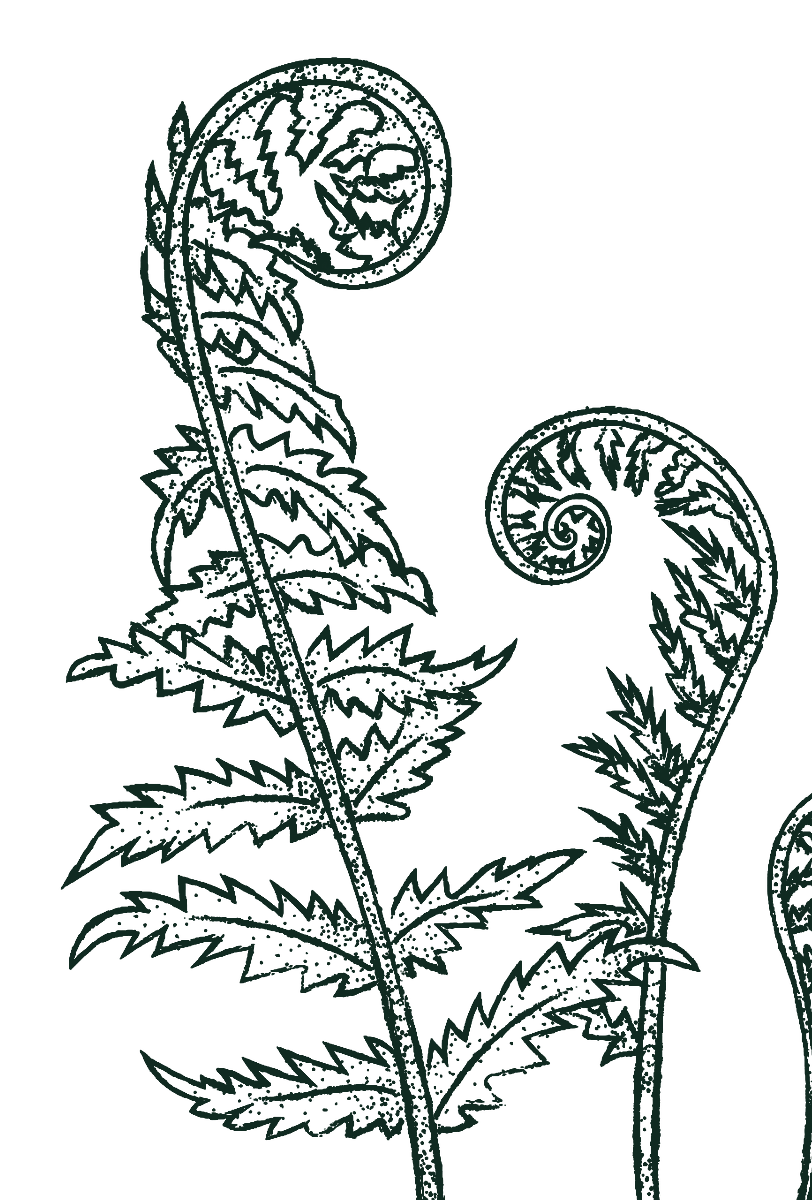
#> input picture assets/img/ilustracije/bujad.png, 812 x 1200 px; its folder holds only this picture in this run
$ python boost_alpha.py
#> lines starting #> are read from the running program, lines starting #| are printed output that depends on the picture
from PIL import Image
import glob

# boost line-art contrast a little
for p in glob.glob('assets/img/ilustracije/*.png'):
    im = Image.open(p).convert('RGBA')
#> im is the input picture: PIL image 812x1200 RGBA; mean R, G, B, A 3.2, 8.6, 6.6, 43.4
    r, g, b, a = im.split()
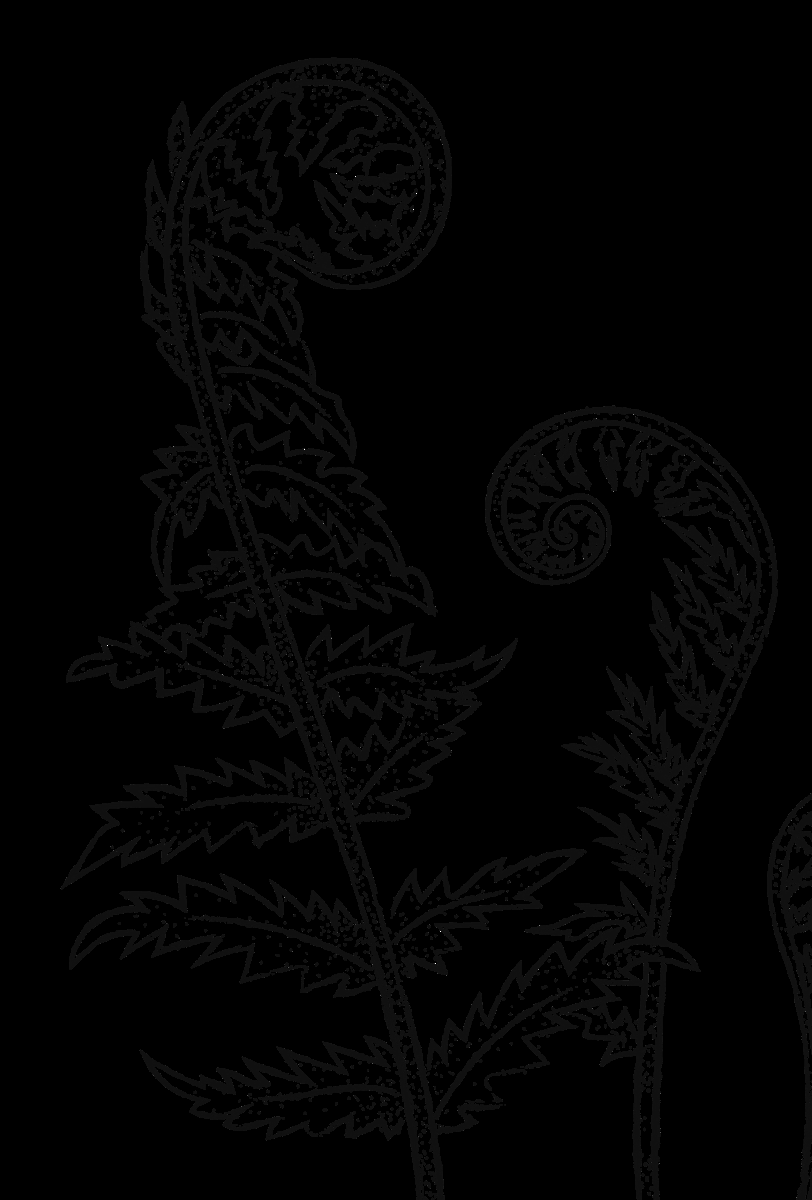
#> r: PIL image 812x1200 L; min 0, max 255, mean 3.2
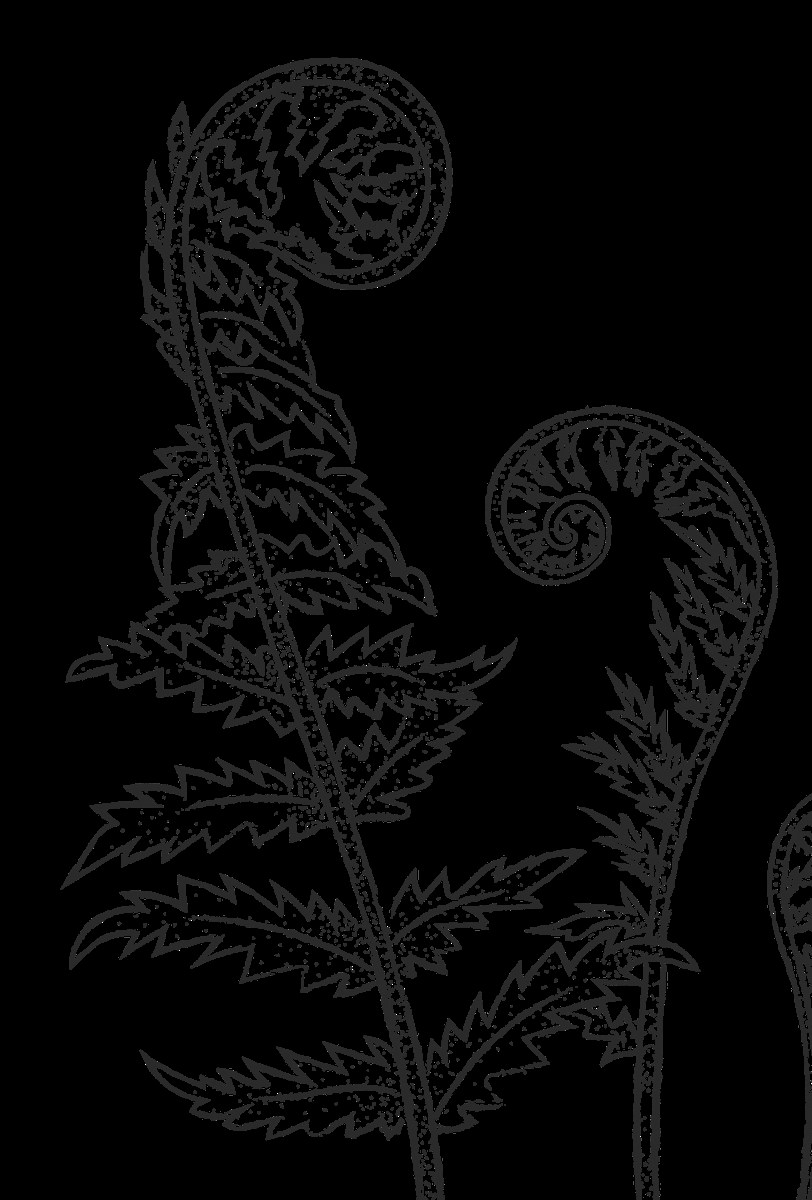
#> g: PIL image 812x1200 L; min 0, max 255, mean 8.6
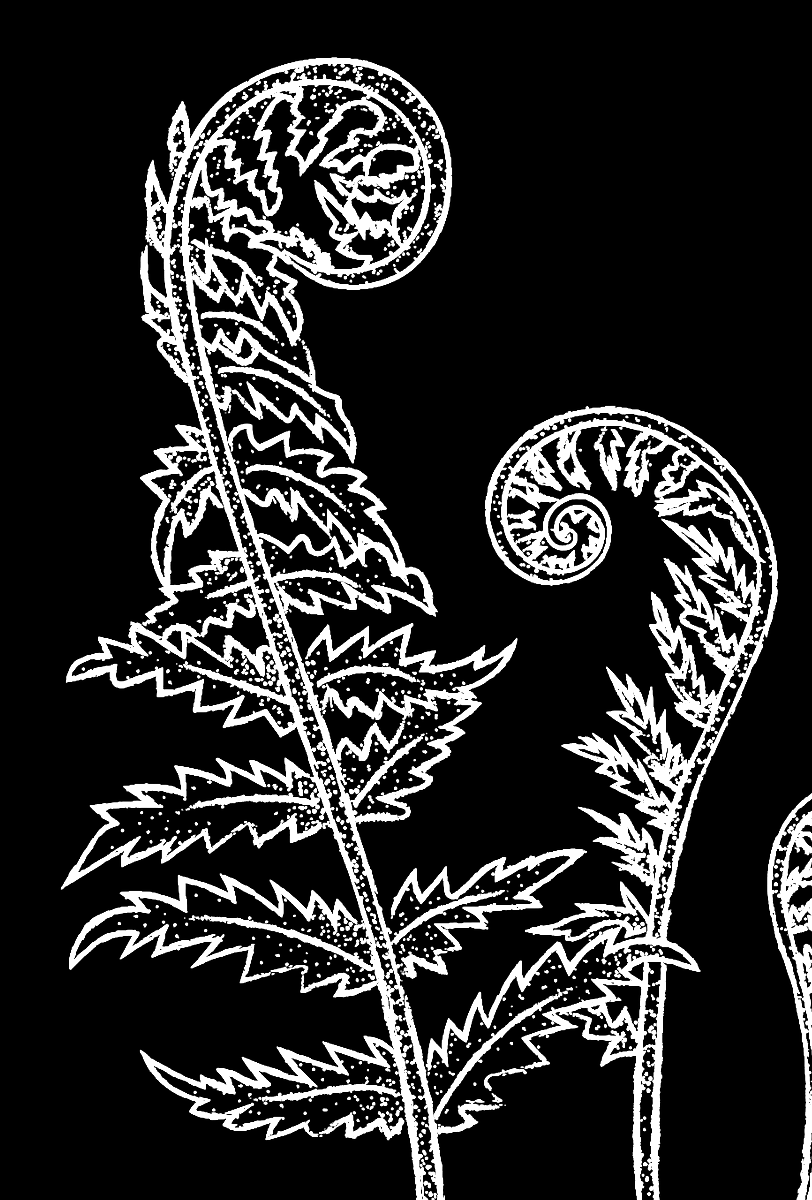
#> a: PIL image 812x1200 L; min 0, max 255, mean 43.4
    a = a.point(lambda v: min(255, int(v * 1.28)))
    im = Image.merge('RGBA', (r, g, b, a))
    im.save(p)
print('boosted', len(glob.glob('assets/img/ilustracije/*.png')))

$ run again, on assets/img/ilustracije/granit.png
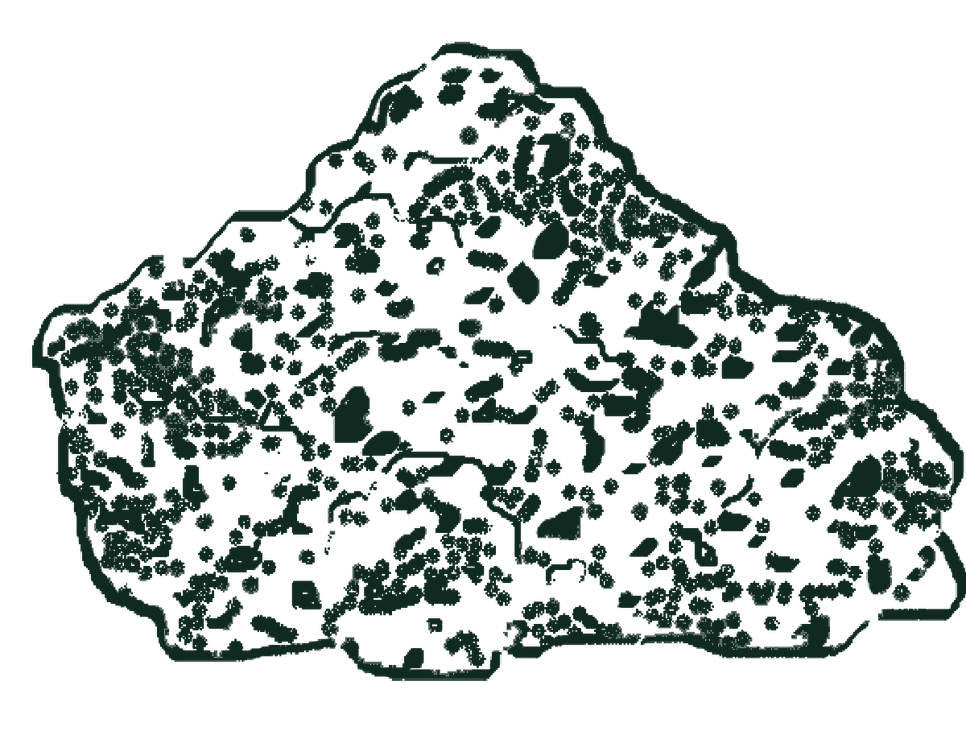
#> input picture assets/img/ilustracije/granit.png, 966 x 731 px, shrunk from 1200 x 908 before the run
#> im is the input picture: PIL image 966x731 RGBA; mean R, G, B, A 4.8, 13.1, 10.3, 61.2
#> `r, g, b, a = im.split()`:
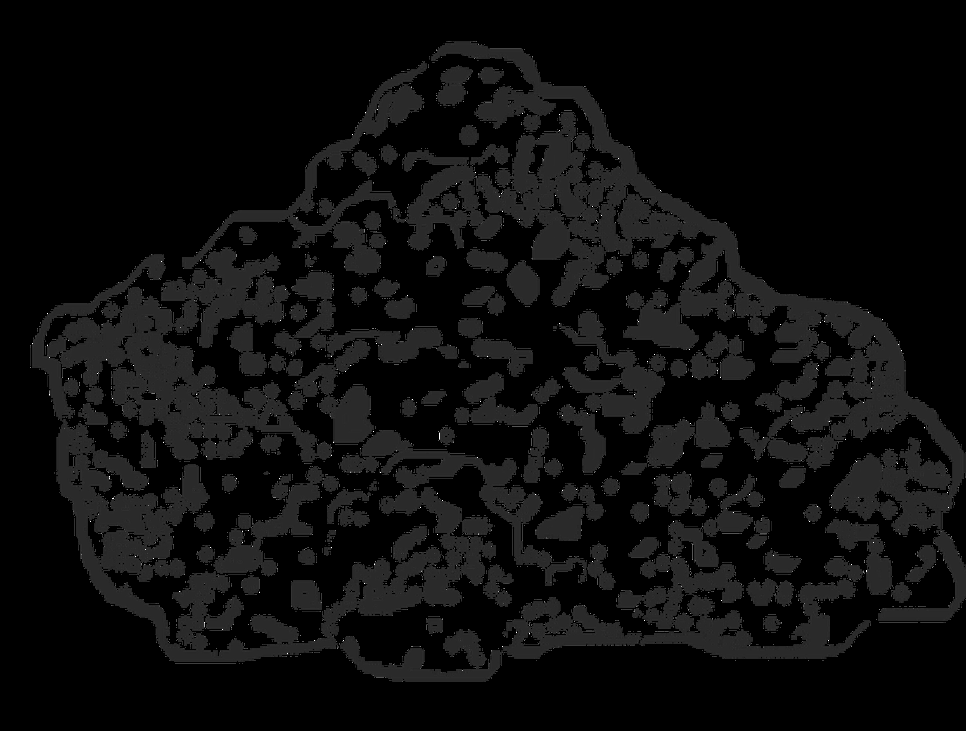
#> g: PIL image 966x731 L; min 0, max 255, mean 13.1
#> `a = a.point(lambda v: min(255, int(v * 1.28)))`:
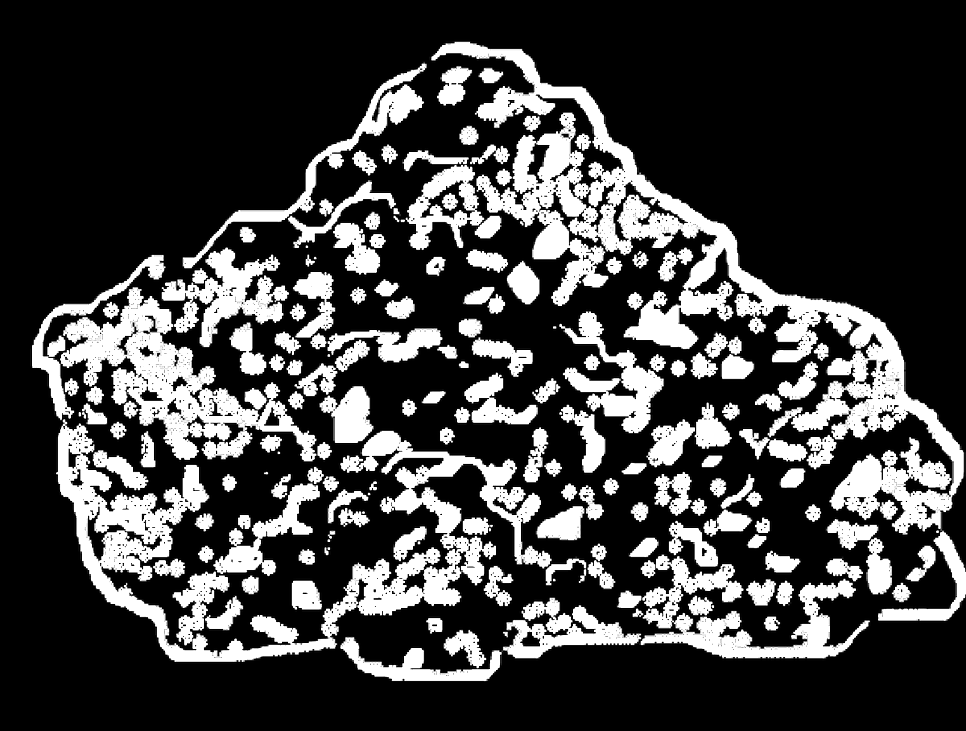
#> a: PIL image 966x731 L; min 0, max 255, mean 64.2

$ run again, on assets/img/ilustracije/hrast-grana.png
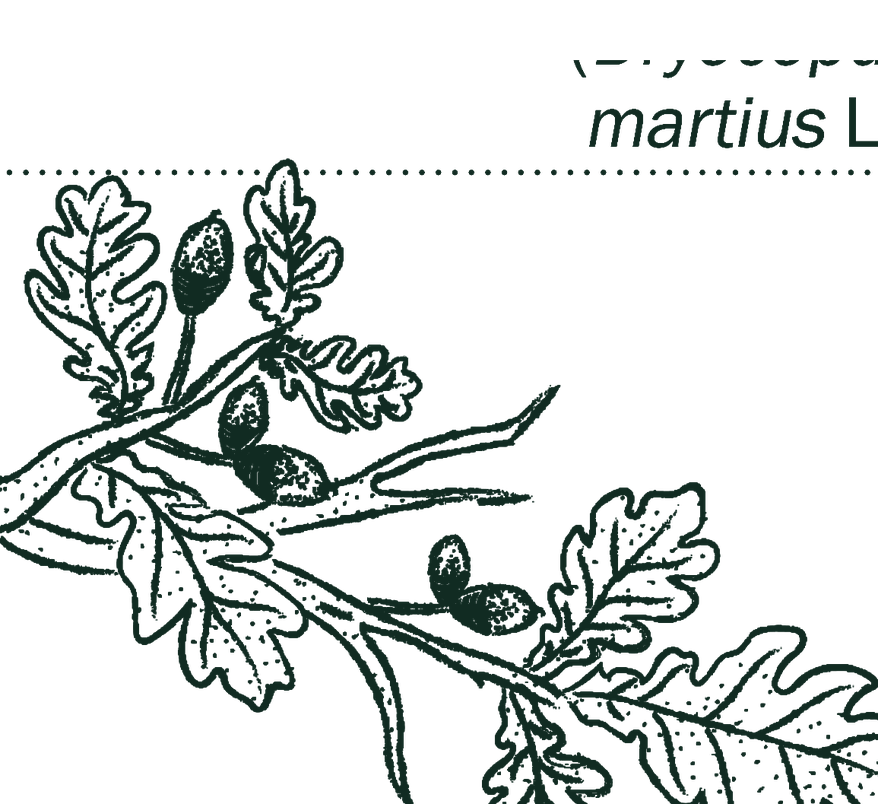
#> input picture assets/img/ilustracije/hrast-grana.png, 878 x 804 px, shrunk from 1155 x 1057 before the run
#> im is the input picture: PIL image 878x804 RGBA; mean R, G, B, A 3.2, 9, 6.9, 40.1
#> `r, g, b, a = im.split()`:
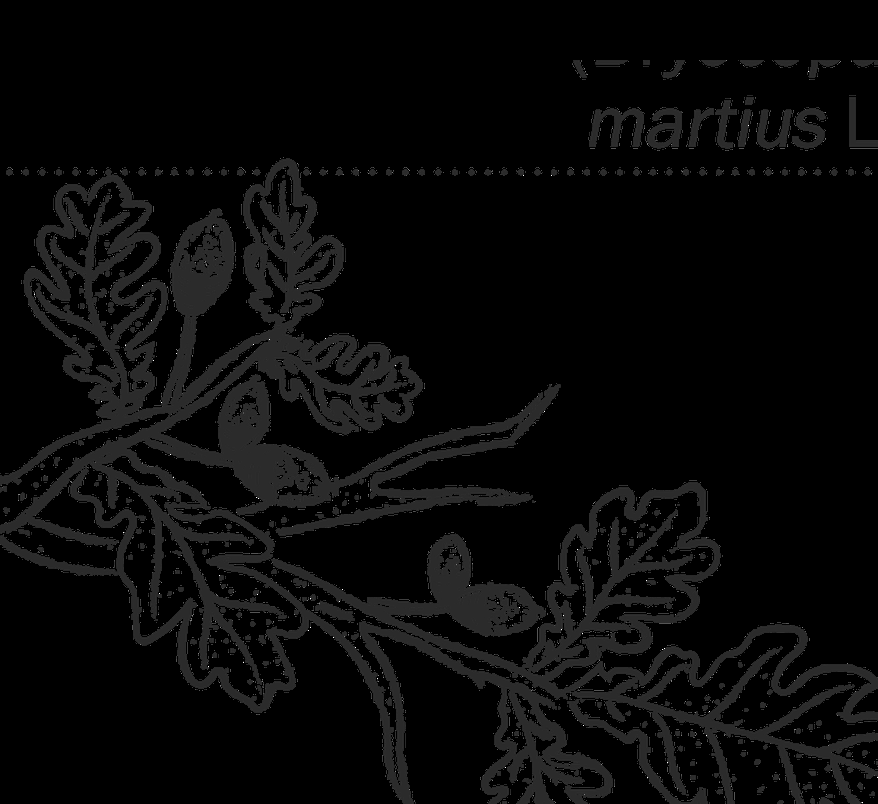
#> g: PIL image 878x804 L; min 0, max 255, mean 9
#> `r, g, b, a = im.split()`:
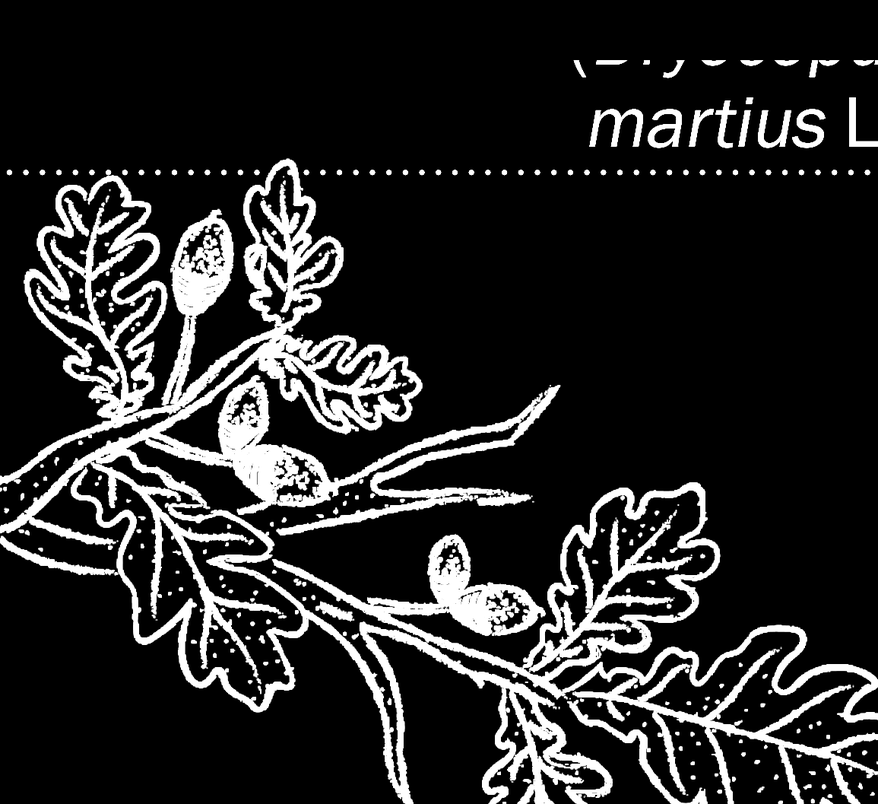
#> a: PIL image 878x804 L; min 0, max 255, mean 40.1

$ run again, on assets/img/ilustracije/jelen.png
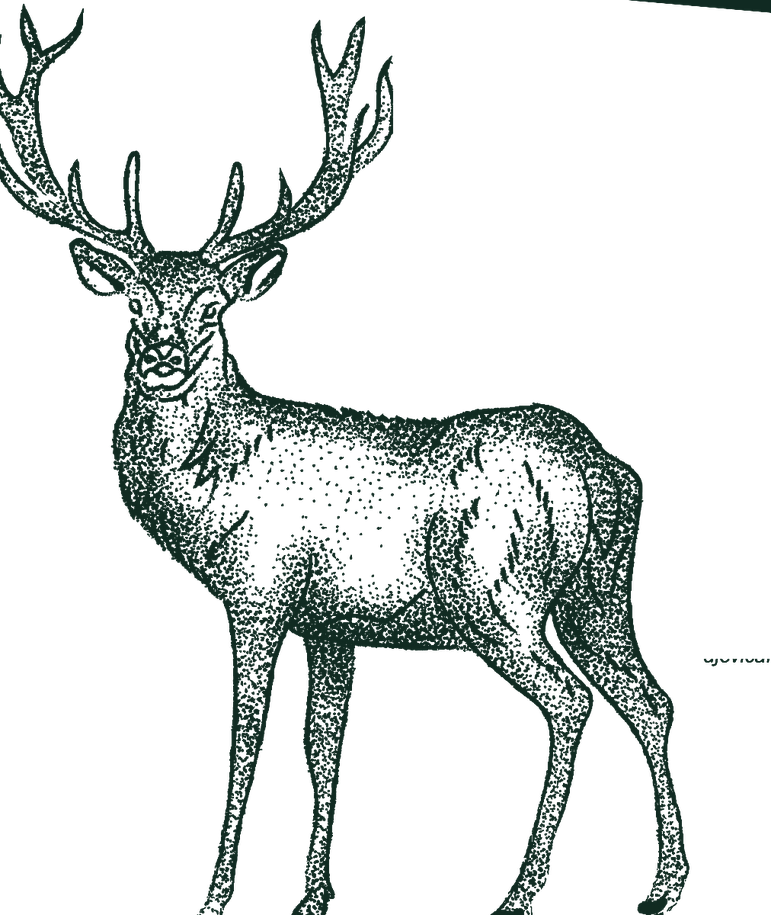
#> input picture assets/img/ilustracije/jelen.png, 771 x 915 px, shrunk from 1012 x 1200 before the run
#> im is the input picture: PIL image 771x915 RGBA; mean R, G, B, A 3.3, 9.1, 7, 36.6
#> `r, g, b, a = im.split()`:
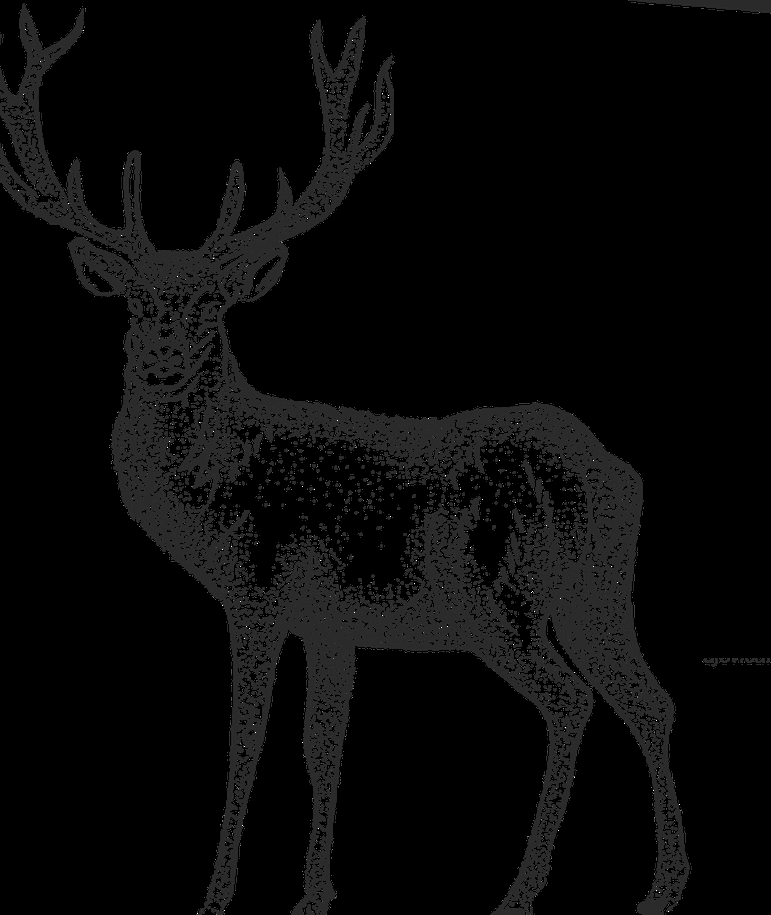
#> g: PIL image 771x915 L; min 0, max 255, mean 9.1
#> `r, g, b, a = im.split()`:
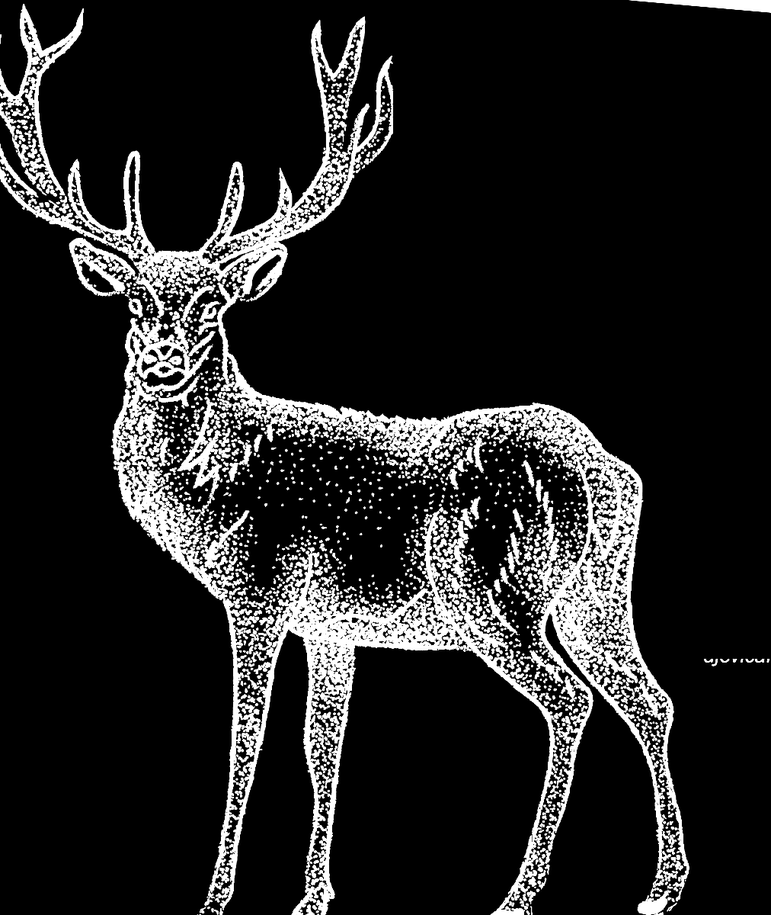
#> a: PIL image 771x915 L; min 0, max 255, mean 36.6
